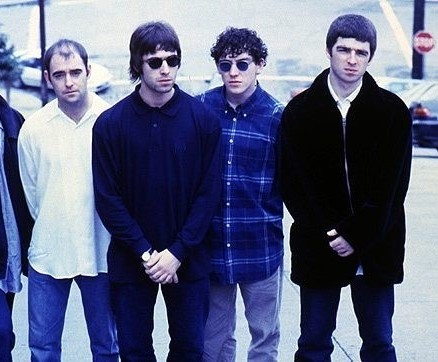
#> input picture 202332603_김민주/image.jpeg, 438 x 362 px, found by its file name
$ python haarcascade_detection.py
#> lines starting #> are read from the running program, lines starting #| are printed output that depends on the picture; after the words box and inside, x2 and y2 are one past the last pixel; in counts of white or black regions, pixels touching at a corner belong together
import cv2

# haarcascade 불러오기
face_cascade = cv2.CascadeClassifier(cv2.data.haarcascades + 'haarcascade_frontalface_default.xml')

# 이미지 불러오기
img = cv2.imread("C:/Users/82108/OpenCV Haar-cascade Detection/image.jpeg")
#> img is the input picture: shape (362, 438, 3); mean B, G, R 130.5, 100.7, 95.2
gray = cv2.cvtColor(img, cv2.COLOR_BGR2GRAY)
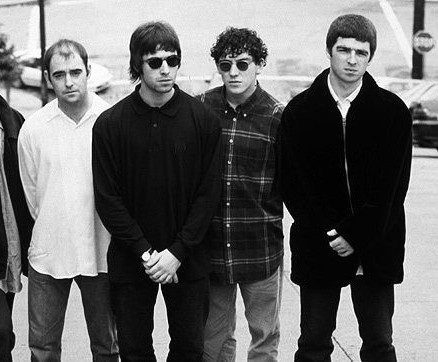
#> gray: shape (362, 438); min 0, max 255, mean 102.5

# 얼굴 찾기
faces = face_cascade.detectMultiScale(gray, 1.3, 5)
#> faces = [[324, 31, 56, 56], [137, 42, 56, 56], [206, 44, 53, 53], [43, 56, 51, 51]]
for (x, y, w, h) in faces:
    cv2.rectangle(img, (x, y), (x + w, y + h), (255, 0, 0), 2)
#> this loop made 4 passes
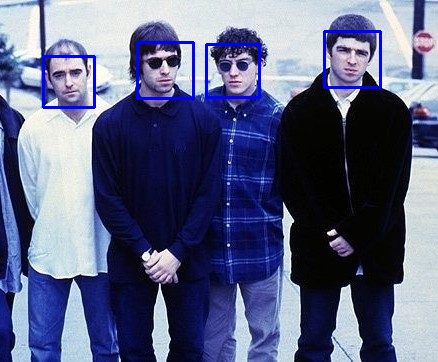
#> img: shape (362, 438, 3); 1.62% of pixels changed, all inside (x1, y1, x2, y2) = (42, 30, 382, 109)


# 영상 출력
cv2.imshow('image', img)

key = cv2.waitKey(0)
#> (key Esc is pressed here)
cv2.destroyAllWindows()
